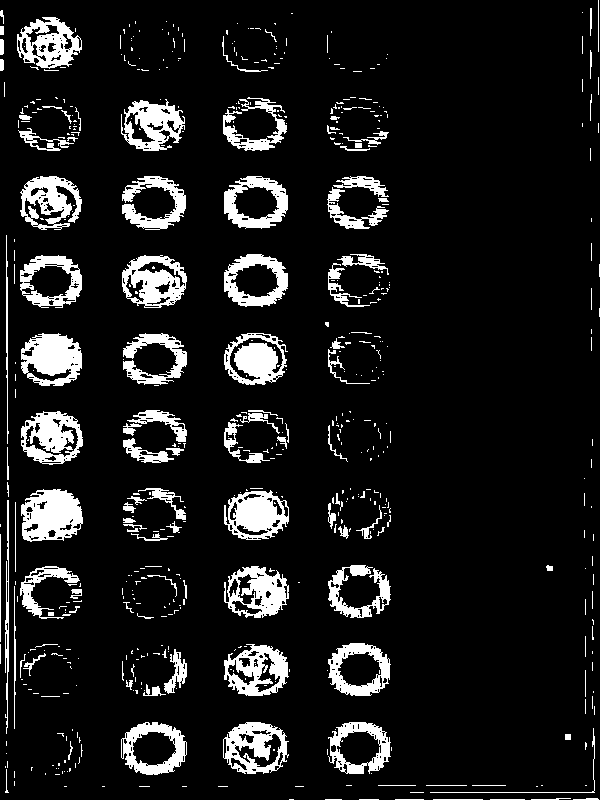
#> input picture result.png, 600 x 800 px, given in place of OMR.jpg, which was not available
$ python main.py
#> lines starting #> are read from the running program, lines starting #| are printed output that depends on the picture; after the words box and inside, x2 and y2 are one past the last pixel; in counts of white or black regions, pixels touching at a corner belong together; pictures that were not available may be replaced by others from this repository, and a replacement may not be noted
import cv2
import numpy as np
import os
from matplotlib import pyplot as plt
from PIL import Image
# from transform_example import transfer
from pyimagesearch.transform import four_point_transform
from connected_component import components
# from image_regg import registration
from coords import box_extractionqw
#
# for j in range(1,68):
#     os.rmdir("cropped/rollno"+str(j))
# os.rmdir("cropped")

def sort_contours(cnts, method="left-to-right"):
    # initialize the reverse flag and sort index
    reverse = False
    i = 0

    # handle if we need to sort in reverse
    if method == "right-to-left" or method == "bottom-to-top":
        reverse = True

    # handle if we are sorting against the y-coordinate rather than
    # the x-coordinate of the bounding box
    if method == "top-to-bottom" or method == "bottom-to-top":
        i = 1

    # construct the list of bounding boxes and sort them from top to
    # bottom
    boundingBoxes = [cv2.boundingRect(c) for c in cnts]
    (cnts, boundingBoxes) = zip(*sorted(zip(cnts, boundingBoxes),
                                        key=lambda b: b[1][i], reverse=reverse))

    # return the list of sorted contours and bounding boxes
    return (cnts, boundingBoxes)


def box_extraction(img_for_box_extraction_path, cropped_dir_path):

    img = cv2.imread(img_for_box_extraction_path, 0)  # Read the image
    img2 = cv2.imread(img_for_box_extraction_path, 0)
    img3 = cv2.imread(img_for_box_extraction_path, 0)
    font = cv2.FONT_HERSHEY_COMPLEX
    # img = cv2.blur(img,(10,10))
    (thresh, img_bin) = cv2.threshold(img, 128, 255,
                                      cv2.THRESH_BINARY | cv2.THRESH_OTSU)  # Thresholding the image
    img_bin = 255-img_bin  # Invert the image

    # img = np.full((100,80,3), 12, np.uint8)


    # threshold image
    # ret, threshed_img = cv2.threshold(cv2.cvtColor(img, cv2.COLOR_BGR2GRAY),
                    # 127, 255, cv2.THRESH_BINARY)
    img = cv2.blur(img,(20,20))

    cv2.imwrite("Methodology/Image_bin.jpg",img_bin)

    # Defining a kernel length
    kernel_length = np.array(img).shape[1]//400

    # A verticle kernel of (1 X kernel_length), which will detect all the verticle lines from the image.
    verticle_kernel = cv2.getStructuringElement(cv2.MORPH_RECT, (1, kernel_length))
    # A horizontal kernel of (kernel_length X 1), which will help to detect all the horizontal line from the image.
    hori_kernel = cv2.getStructuringElement(cv2.MORPH_RECT, (kernel_length, 1))
    # A kernel of (3 X 3) ones.
    kernel = cv2.getStructuringElement(cv2.MORPH_RECT, (3, 3))

    # Morphological operation to detect verticle lines from an image
    img_temp1 = cv2.erode(img_bin, verticle_kernel, iterations=3)
    verticle_lines_img = cv2.dilate(img_temp1, verticle_kernel, iterations=3)
    cv2.imwrite("Methodology/verticle_lines.jpg",verticle_lines_img)

    # Morphological operation to detect horizontal lines from an image
    img_temp2 = cv2.erode(img_bin, hori_kernel, iterations=3)
    horizontal_lines_img = cv2.dilate(img_temp2, hori_kernel, iterations=3)
    cv2.imwrite("Methodology/horizontal_lines.jpg",horizontal_lines_img)

    # Weighting parameters, this will decide the quantity of an image to be added to make a new image.
    alpha = 0.50
    beta = 1.0 - alpha
    # This function helps to add two image with specific weight parameter to get a third image as summation of two image.
    img_final_bin = cv2.addWeighted(verticle_lines_img, alpha, horizontal_lines_img, beta, 0.0)
    img_final_bin = cv2.erode(~img_final_bin, kernel, iterations=2)
    (thresh, img_final_bin) = cv2.threshold(img_final_bin, 128, 255, cv2.THRESH_BINARY | cv2.THRESH_OTSU)

    # For Debugging
    # Enable this line to see verticle and horizontal lines in the image which is used to find boxes
    cv2.imwrite("Methodology/img_final_bin.jpg",img_final_bin)
    # Find contours for image, which will detect all the boxes
    contours, hierarchy = cv2.findContours(
        img_final_bin, cv2.RETR_TREE, cv2.CHAIN_APPROX_NONE)
    # print(len(contours))
    # Sort all the contours by top to bottom.
    (contours, boundingBoxes) = sort_contours(contours, method="left-to-right")

    x1=-100
    y1=0
    # check=0
    idx = 0
    for c in contours:
        # if check!=3:
            # Returns the location and width,height for every contour
            x, y, w, h = cv2.boundingRect(c)
            # check+=1


            # if ((x==x1)):

            # if(cv2.contourArea(c)>50):
            if(cv2.contourArea(c)>50000):
                # [4 lines of commented-out code are left out]
                if (w > 300 and h > 400 and((h<(4*w))and(h>(0.6*w))) and(x!=0)):
                    # print("no0")
                    if ((x>(x1+100))): #outer
                    # if ((x<(x1+50))): #inner
                        idx += 1
                        # [14 lines of commented-out code are left out]


                        itr=0

                        approx = cv2.approxPolyDP(c, 0.009 * cv2.arcLength(c, True), True)

    # draws boundary of contours.
                        cv2.drawContours(img3, [approx], 0, (0, 0, 255), 5)

                        # Used to flatted the array containing
                        # the co-ordinates of the vertices.
                        nq = approx.ravel()
                        iq = 0

                        for jq in nq :
                            if(iq % 2 == 0):
                                xq = nq[iq]
                                yq = nq[iq + 1]

                        # String containing the co-ordinates.
                                string = str(xq) + " " + str(yq)

                        #if(i == 0):
                        # text on topmost co-ordinate.
                        # cv2.putText(img2, "Arrow tip", (x, y),
                        # font, 0.5, (255, 0, 0))
                        #else:
                        # text on remaining co-ordinates.
                                cv2.putText(img3, string, (xq, yq),
                                font, 0.5, (255, 255, 0))

                                if(itr==1):
                                    # xq=xq-16
                                    # yq=yq-16
                                    extTop="(%s, %s)" %(xq, yq)
                                if(itr==2):
                                    # xq=xq+16
                                    # yq=yq-16
                                    extRight="(%s, %s)" %(xq, yq)
                                if(itr==3):
                                    # xq=xq+16
                                    # yq=yq+16
                                    extBot="(%s, %s)" %(xq, yq)
                                if(itr==0):
                                    # xq=xq-16
                                    # yq=yq+16
                                    extLeft="(%s, %s)" %(xq, yq)

                                itr = itr + 1

                                # print(xq, yq)
                            iq = iq + 1

                        # Showing the final image.

                        # cv2.imwrite('image2.png', img3)

                        coords="[%s, %s, %s, %s]" %(extTop,extRight,extBot,extLeft)


                        # [39 lines of commented-out code are left out]

                        pts = np.array(eval(coords), dtype = "float32")


                        new_img = four_point_transform(img2,pts)
                        cv2.imwrite(cropped_dir_path+str(idx) + '.png', new_img)
                        # [16 lines of commented-out code are left out]
                        x1=x  #outer
                        # [56 lines of commented-out code are left out]
# [141 lines left out: functions registration, components, not called in this run]

            # print(abs((count0/2)-10)+abs((count1/2)-10))
dirname = "RUN"
os.mkdir(dirname)

dirname = "RUN/Cropped"
os.mkdir(dirname)

dirname="RUN/Cropped/OMR"
os.mkdir(dirname)
dirname="RUN/Cropped/ANSWER_KEY"
os.mkdir(dirname)

dirname="RUN/Registered"
os.mkdir(dirname)
dirname="RUN/Difference"
os.mkdir(dirname)


for j in range(1,67):

    dirname=("RUN/Cropped/ROLLNO_"+str(j))
    os.mkdir(dirname)

    dirname=("RUN/Registered/ROLLNO_"+str(j))
    os.mkdir(dirname)
    dirname="RUN/Registered/ROLLNO_"+ str(j) +"/Filled"
    os.mkdir(dirname)
    dirname="RUN/Registered/ROLLNO_"+ str(j) +"/Empty"
    os.mkdir(dirname)

    dirname=("RUN/Difference/ROLLNO_"+str(j))
    os.mkdir(dirname)
    dirname="RUN/Difference/ROLLNO_"+ str(j) +"/Filled"
    os.mkdir(dirname)
    dirname="RUN/Difference/ROLLNO_" + str(j) + "/Empty"
    os.mkdir(dirname)


box_extraction("data/OMR.jpg","./RUN/Cropped/OMR/")
#> in box_extraction, `img = cv2.imread(img_for_box_extraction_path, 0)`: img: shape (800, 600); 10.7% white; 563 white regions (445 under 20 px), largest, box (x1, y1, x2, y2) and area: (21, 489, 83, 542) 2373, (21, 333, 82, 386) 2225, (224, 490, 289, 540) 2014
#> in box_extraction, `(thresh, img_bin) = cv2.threshold(img, 128, 255, cv2.THRESH_BINARY | c..`: thresh = 0
#> in box_extraction, `img = cv2.blur(img,(20,20))`:
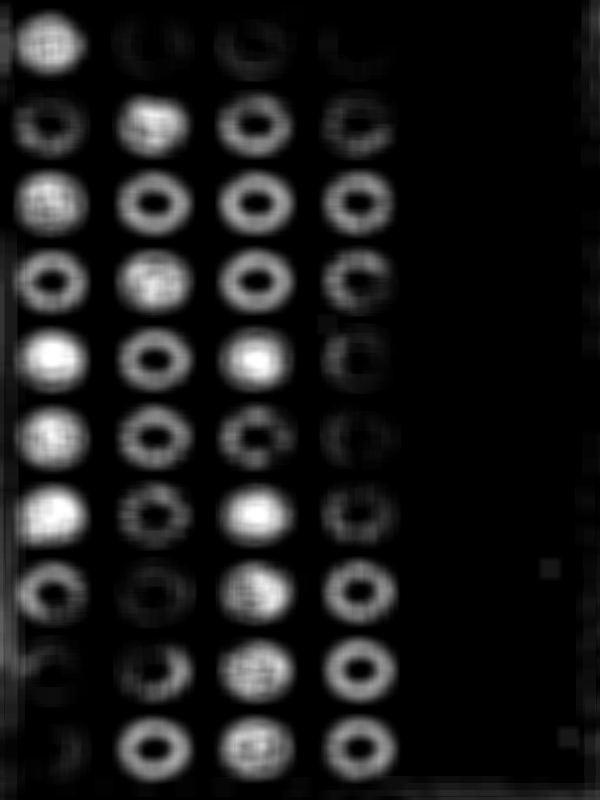
#> img: shape (800, 600); min 0, max 255, mean 27.2
#> in box_extraction, `img_final_bin = cv2.erode(~img_final_bin, kernel, iterations=2)`:
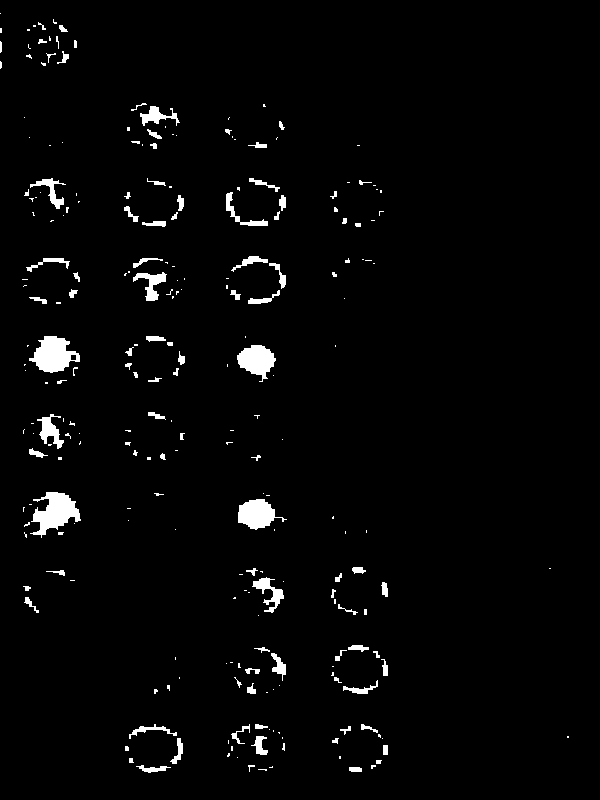
#> img_final_bin: shape (800, 600); 2.5% white; 246 white regions (151 under 20 px)
#> in box_extraction, `contours, hierarchy = cv2.findContours( img_final_bin, cv2.RETR_TREE, ..`: contours = 247 contours, 187 with area under 20; largest, box (x1, y1, x2, y2) and area: (30, 492, 81, 538) 1096, (29, 336, 80, 373) 1082, (238, 499, 287, 530) 813, (237, 345, 276, 382) 806, (37, 414, 64, 449) 340
#> in sort_contours, `boundingBoxes = [cv2.boundingRect(c) for c in cnts]`: boundingBoxes = 247 items, first 6: (258, 769, 9, 2), (349, 767, 13, 5), (269, 766, 4, 2), (371, 765, 5, 4), (248, 765, 7, 7), (136, 765, 35, 8)
#> in sort_contours, `(cnts, boundingBoxes) = zip(*sorted(zip(cnts, boundingBoxes), key=lamb..`: cnts has the same summary as contours in box_extraction; boundingBoxes = 247 items, first 6: (0, 61, 2, 8), (0, 41, 2, 12), (0, 28, 2, 5), (0, 13, 1, 1), (22, 279, 6, 1), (23, 586, 8, 5)
#> the loop in box_extraction, `for c in contours:` made 247 passes
#> after the loop in box_extraction, `for c in contours:`: idx = 0; x1 = -100
box_extraction("data/ANSWER_KEY.jpg","./RUN/Cropped/ANSWER_KEY/")
#> call 2 of box_extraction, with img_for_box_extraction_path = 'data/ANSWER_KEY.jpg', cropped_dir_path = './RUN/Cropped/ANSWER_KEY/'
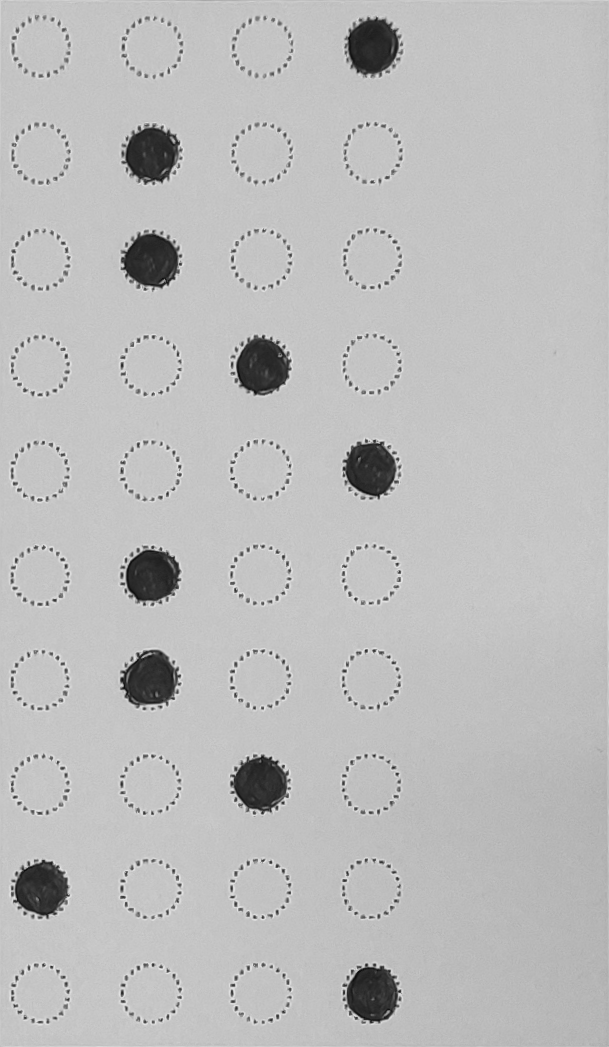
#> input picture answer/2.png, 609 x 1047 px, given in place of ANSWER_KEY.jpg, which was not available
#> in box_extraction, img is the input picture: shape (1047, 609); min 6, max 235, mean 188.2
#> in box_extraction (call 2), `font = cv2.FONT_HERSHEY_COMPLEX`: font = 3
#> in box_extraction (call 2), `(thresh, img_bin) = cv2.threshold(img, 128, 255, cv2.THRESH_BINARY | c..`:
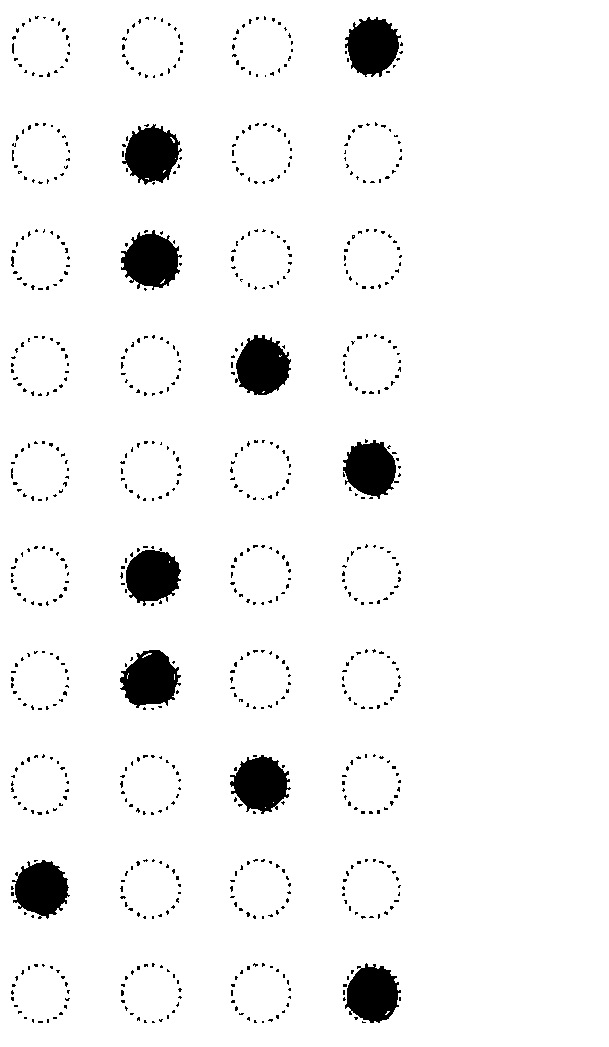
#> img_bin: shape (1047, 609); 95.2% white; 773 black regions (761 under 20 px), largest, box (x1, y1, x2, y2) and area: (120, 650, 181, 708) 2408, (121, 230, 182, 290) 2406, (235, 335, 291, 395) 2401
#> in box_extraction (call 2), `(thresh, img_bin) = cv2.threshold(img, 128, 255, cv2.THRESH_BINARY | c..`: thresh = 128
#> in box_extraction (call 2), `img = cv2.blur(img,(20,20))`:
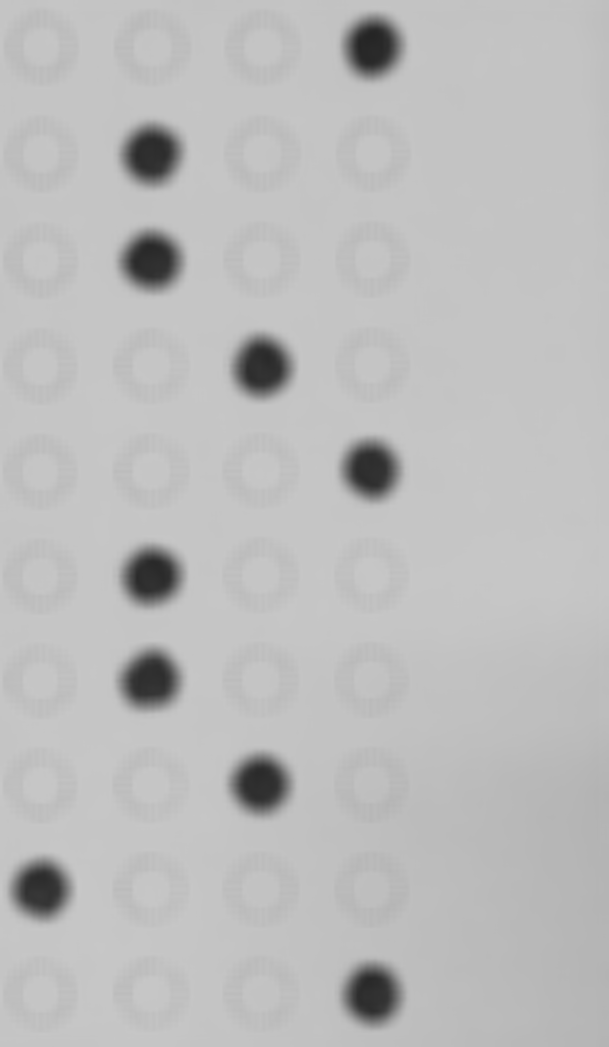
#> img: shape (1047, 609); min 37, max 199, mean 188.2
#> in box_extraction (call 2), `kernel = cv2.getStructuringElement(cv2.MORPH_RECT, (3, 3))`: kernel = [[1, 1, 1], [1, 1, 1], [1, 1, 1]]
#> in box_extraction (call 2), `img_final_bin = cv2.erode(~img_final_bin, kernel, iterations=2)`:
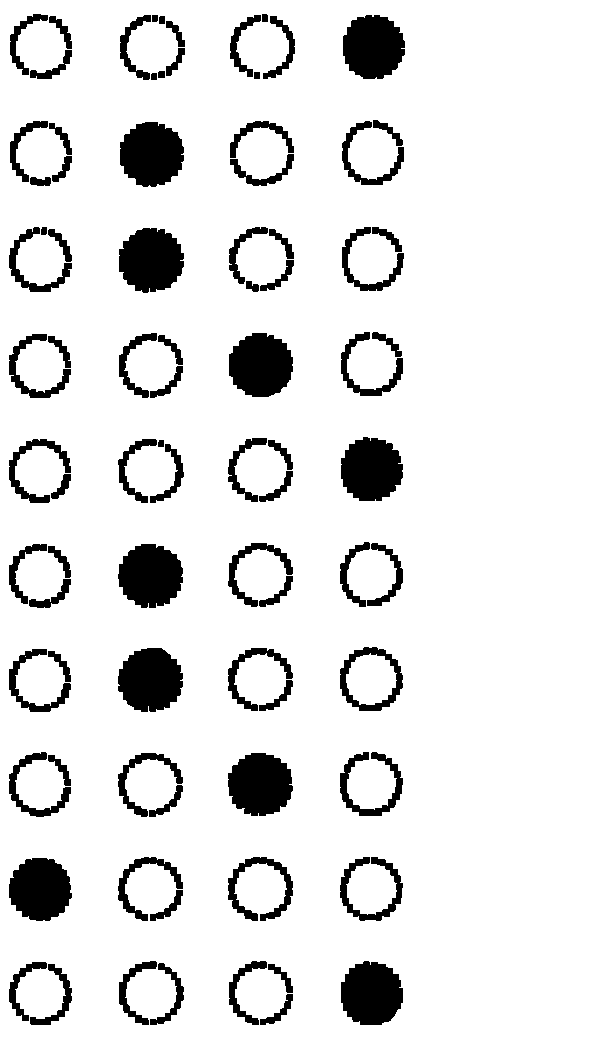
#> img_final_bin: shape (1047, 609); 89.4% white; 84 black regions
#> in box_extraction (call 2), `(thresh, img_final_bin) = cv2.threshold(img_final_bin, 128, 255, cv2.T..`: thresh = 0
#> in box_extraction (call 2), `contours, hierarchy = cv2.findContours( img_final_bin, cv2.RETR_TREE, ..`: contours = 87 contours, 1 with area under 20; largest, box (x1, y1, x2, y2) and area: (0, 0, 609, 1047) 635968, (118, 227, 185, 294) 3386, (117, 647, 184, 713) 3363, (119, 121, 185, 188) 3362, (228, 332, 294, 398) 3342
#> in sort_contours (call 2), `(cnts, boundingBoxes) = zip(*sorted(zip(cnts, boundingBoxes), key=lamb..`: cnts has the same summary as contours in box_extraction; boundingBoxes = 87 items, first 6: (0, 0, 609, 1047), (8, 961, 40, 61), (8, 857, 65, 65), (8, 751, 64, 67), (8, 648, 64, 65), (8, 543, 40, 62)
#> the loop in box_extraction (call 2), `for c in contours:` made 87 passes
#> (x, y, w, h) on passes 1 to 12: (0, 0, 609, 1047), (8, 961, 40, 61), (8, 857, 65, 65), (8, 751, 64, 67), (8, 648, 64, 65), (8, 543, 40, 62), (8, 438, 64, 66), (8, 333, 64, 66), (8, 226, 65, 67), (9, 120, 40, 63), (9, 13, 40, 63), (25, 656, 1, 1)
#> after the loop in box_extraction (call 2), `for c in contours:`: idx = 0; x1 = -100


for j in range(1,67):

    if j!=26 and j!=48:
        box_extraction("data/image_"+str(j)+".jpg","./RUN/Cropped/ROLLNO_"+str(j)+"/")
#> (the run stopped early here; a loop or call above may not have finished)
